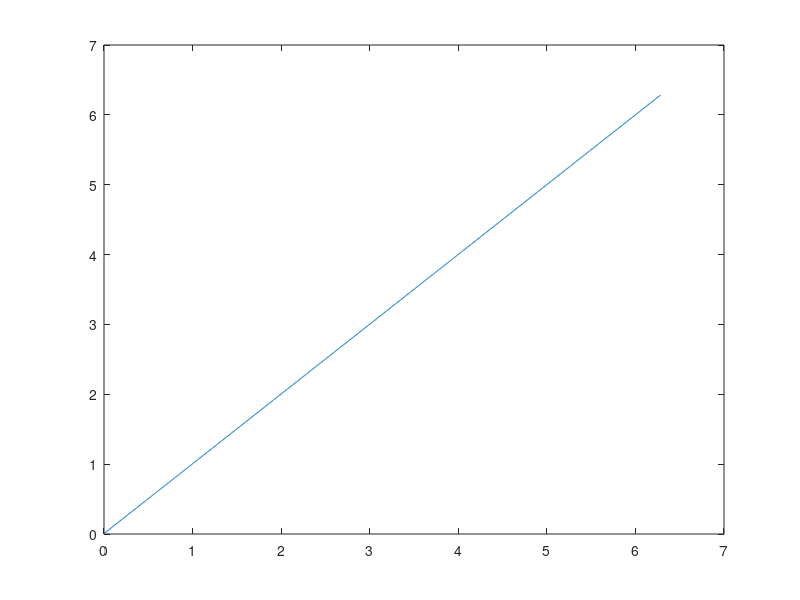

MATLAB code to generate this figure:
clc
close all
clear all

t=linspace(0,1,10000);
T=1./40;
f=1./T;
w=2.*pi.*f;

phase=0.7;
for i=1:1000
    phase=2.*pi.*i./1000;
    a=cos(2.*t.*w);
    b=cos(2.*t.*w-phase);

    fa=fft(a);
    fb=fft(b);

    n=find(abs(fa)==max(abs(fa)),1);
    disp(n)
    ang_a=angle(fa(n));
    ang_b=angle(fb(n));
    disp((mod(ang_a-ang_b,2.*pi)))
    Ang(i)=((mod(ang_a-ang_b,2.*pi)));
end
plot(linspace(0,2.*pi,1000),Ang)
